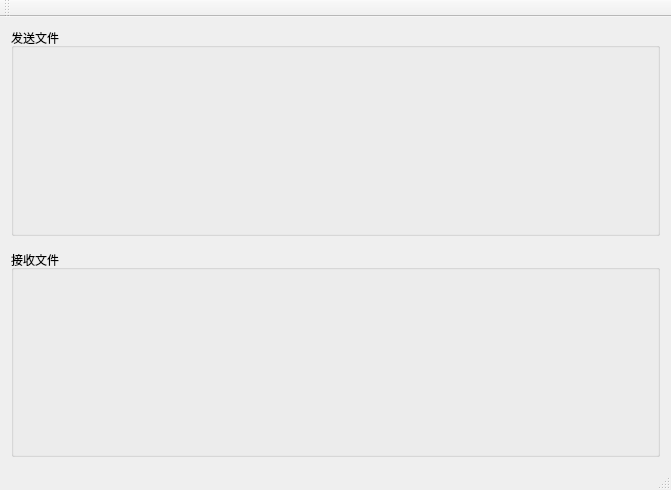
<?xml version="1.0" encoding="UTF-8"?>
<ui version="4.0">
 <class>MainWindow</class>
 <widget class="QMainWindow" name="MainWindow">
  <property name="geometry">
   <rect>
    <x>0</x>
    <y>0</y>
    <width>671</width>
    <height>490</height>
   </rect>
  </property>
  <property name="windowTitle">
   <string>MainWindow</string>
  </property>
  <widget class="QWidget" name="centralWidget">
   <layout class="QGridLayout" name="gridLayout">
    <item row="0" column="0">
     <widget class="QGroupBox" name="groupBox">
      <property name="title">
       <string>发送文件</string>
      </property>
      <layout class="QVBoxLayout" name="verticalLayout_2">
       <item>
        <widget class="AndySender" name="wgt_Sender" native="true">
         <layout class="QGridLayout" name="gridLayout_3"/>
        </widget>
       </item>
      </layout>
     </widget>
    </item>
    <item row="2" column="0">
     <widget class="QGroupBox" name="groupBox_2">
      <property name="title">
       <string>接收文件</string>
      </property>
      <layout class="QVBoxLayout" name="verticalLayout_3">
       <item>
        <widget class="AndyReceiver" name="wgt_Reserver" native="true">
         <layout class="QGridLayout" name="gridLayout_2"/>
        </widget>
       </item>
      </layout>
     </widget>
    </item>
    <item row="1" column="0">
     <spacer name="verticalSpacer">
      <property name="orientation">
       <enum>Qt::Vertical</enum>
      </property>
      <property name="sizeType">
       <enum>QSizePolicy::Fixed</enum>
      </property>
      <property name="sizeHint" stdset="0">
       <size>
        <width>20</width>
        <height>8</height>
       </size>
      </property>
     </spacer>
    </item>
   </layout>
  </widget>
  <widget class="QMenuBar" name="menuBar">
   <property name="geometry">
    <rect>
     <x>0</x>
     <y>0</y>
     <width>671</width>
     <height>23</height>
    </rect>
   </property>
  </widget>
  <widget class="QToolBar" name="mainToolBar">
   <attribute name="toolBarArea">
    <enum>TopToolBarArea</enum>
   </attribute>
   <attribute name="toolBarBreak">
    <bool>false</bool>
   </attribute>
  </widget>
  <widget class="QStatusBar" name="statusBar"/>
 </widget>
 <layoutdefault spacing="6" margin="11"/>
 <customwidgets>
  <customwidget>
   <class>AndySender</class>
   <extends>QWidget</extends>
   <header location="global">AndySender.h</header>
   <container>1</container>
  </customwidget>
  <customwidget>
   <class>AndyReceiver</class>
   <extends>QWidget</extends>
   <header location="global">AndyReceiver.h</header>
   <container>1</container>
  </customwidget>
 </customwidgets>
 <resources/>
 <connections/>
</ui>
